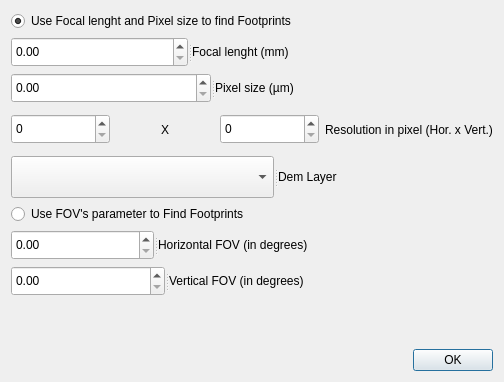
<?xml version="1.0" encoding="UTF-8"?>
<ui version="4.0">
 <class>CameraSpecDialog</class>
 <widget class="QDialog" name="CameraSpecDialog">
  <property name="geometry">
   <rect>
    <x>0</x>
    <y>0</y>
    <width>504</width>
    <height>382</height>
   </rect>
  </property>
  <property name="windowTitle">
   <string>Set camera specifics and DEM</string>
  </property>
  <layout class="QVBoxLayout" name="verticalLayout">
   <item>
    <widget class="QRadioButton" name="radioButton_2">
     <property name="text">
      <string>Use Focal lenght and Pixel size to find Footprints</string>
     </property>
     <property name="checked">
      <bool>true</bool>
     </property>
     <attribute name="buttonGroup">
      <string notr="true">buttonGroup</string>
     </attribute>
    </widget>
   </item>
   <item>
    <widget class="QSplitter" name="splitter_2">
     <property name="orientation">
      <enum>Qt::Horizontal</enum>
     </property>
     <widget class="QDoubleSpinBox" name="FocalLenghtBox">
      <property name="maximumSize">
       <size>
        <width>16777215</width>
        <height>30</height>
       </size>
      </property>
     </widget>
     <widget class="QLabel" name="label">
      <property name="text">
       <string>Focal lenght (mm)</string>
      </property>
     </widget>
    </widget>
   </item>
   <item>
    <widget class="QSplitter" name="splitter_3">
     <property name="orientation">
      <enum>Qt::Horizontal</enum>
     </property>
     <widget class="QDoubleSpinBox" name="PixelSizeBox">
      <property name="maximumSize">
       <size>
        <width>16777215</width>
        <height>30</height>
       </size>
      </property>
     </widget>
     <widget class="QLabel" name="label_2">
      <property name="text">
       <string>&lt;html&gt;&lt;head/&gt;&lt;body&gt;&lt;p&gt;Pixel size (µm)&lt;/p&gt;&lt;/body&gt;&lt;/html&gt;</string>
      </property>
     </widget>
    </widget>
   </item>
   <item>
    <layout class="QHBoxLayout" name="horizontalLayout">
     <item>
      <widget class="QSpinBox" name="PixelHor">
       <property name="maximumSize">
        <size>
         <width>16777215</width>
         <height>30</height>
        </size>
       </property>
       <property name="maximum">
        <number>10000</number>
       </property>
      </widget>
     </item>
     <item>
      <widget class="QLabel" name="label_4">
       <property name="text">
        <string>X</string>
       </property>
       <property name="textFormat">
        <enum>Qt::AutoText</enum>
       </property>
       <property name="alignment">
        <set>Qt::AlignCenter</set>
       </property>
      </widget>
     </item>
     <item>
      <widget class="QSpinBox" name="PixelVert">
       <property name="maximumSize">
        <size>
         <width>16777215</width>
         <height>30</height>
        </size>
       </property>
       <property name="maximum">
        <number>10000</number>
       </property>
      </widget>
     </item>
     <item>
      <widget class="QLabel" name="label_3">
       <property name="text">
        <string>Resolution in pixel (Hor. x Vert.)</string>
       </property>
      </widget>
     </item>
    </layout>
   </item>
   <item>
    <widget class="QSplitter" name="splitter">
     <property name="orientation">
      <enum>Qt::Horizontal</enum>
     </property>
     <widget class="QComboBox" name="DemComboBox">
      <property name="sizePolicy">
       <sizepolicy hsizetype="Preferred" vsizetype="Fixed">
        <horstretch>0</horstretch>
        <verstretch>0</verstretch>
       </sizepolicy>
      </property>
      <property name="maximumSize">
       <size>
        <width>16777215</width>
        <height>50</height>
       </size>
      </property>
     </widget>
     <widget class="QLabel" name="label_5">
      <property name="text">
       <string>Dem Layer</string>
      </property>
     </widget>
    </widget>
   </item>
   <item>
    <widget class="QRadioButton" name="radioButton">
     <property name="text">
      <string>Use FOV's parameter to Find Footprints</string>
     </property>
     <attribute name="buttonGroup">
      <string notr="true">buttonGroup</string>
     </attribute>
    </widget>
   </item>
   <item>
    <widget class="QSplitter" name="splitter_4">
     <property name="orientation">
      <enum>Qt::Horizontal</enum>
     </property>
     <widget class="QDoubleSpinBox" name="HFOVbox">
      <property name="enabled">
       <bool>true</bool>
      </property>
      <property name="maximumSize">
       <size>
        <width>16777215</width>
        <height>30</height>
       </size>
      </property>
      <property name="maximum">
       <double>360.000000000000000</double>
      </property>
     </widget>
     <widget class="QLabel" name="label_6">
      <property name="enabled">
       <bool>true</bool>
      </property>
      <property name="inputMethodHints">
       <set>Qt::ImhNone</set>
      </property>
      <property name="text">
       <string>Horizontal FOV (in degrees)</string>
      </property>
     </widget>
    </widget>
   </item>
   <item>
    <widget class="QSplitter" name="splitter_5">
     <property name="orientation">
      <enum>Qt::Horizontal</enum>
     </property>
     <widget class="QDoubleSpinBox" name="VFOVbox">
      <property name="maximumSize">
       <size>
        <width>16777215</width>
        <height>30</height>
       </size>
      </property>
      <property name="maximum">
       <double>360.000000000000000</double>
      </property>
     </widget>
     <widget class="QLabel" name="label_7">
      <property name="text">
       <string>Vertical FOV (in degrees)</string>
      </property>
     </widget>
    </widget>
   </item>
   <item>
    <widget class="QSplitter" name="splitter_6">
     <property name="orientation">
      <enum>Qt::Horizontal</enum>
     </property>
    </widget>
   </item>
   <item>
    <widget class="QDialogButtonBox" name="buttonBox">
     <property name="orientation">
      <enum>Qt::Horizontal</enum>
     </property>
     <property name="standardButtons">
      <set>QDialogButtonBox::Ok</set>
     </property>
    </widget>
   </item>
  </layout>
  <zorder>splitter_2</zorder>
  <zorder>splitter_3</zorder>
  <zorder>splitter</zorder>
  <zorder>radioButton</zorder>
  <zorder>splitter_5</zorder>
  <zorder>splitter_6</zorder>
  <zorder>buttonBox</zorder>
  <zorder>radioButton_2</zorder>
  <zorder>splitter_4</zorder>
 </widget>
 <resources/>
 <connections>
  <connection>
   <sender>buttonBox</sender>
   <signal>accepted()</signal>
   <receiver>CameraSpecDialog</receiver>
   <slot>accept()</slot>
   <hints>
    <hint type="sourcelabel">
     <x>275</x>
     <y>340</y>
    </hint>
    <hint type="destinationlabel">
     <x>267</x>
     <y>181</y>
    </hint>
   </hints>
  </connection>
  <connection>
   <sender>buttonBox</sender>
   <signal>rejected()</signal>
   <receiver>CameraSpecDialog</receiver>
   <slot>reject()</slot>
   <hints>
    <hint type="sourcelabel">
     <x>275</x>
     <y>340</y>
    </hint>
    <hint type="destinationlabel">
     <x>267</x>
     <y>181</y>
    </hint>
   </hints>
  </connection>
  <connection>
   <sender>FocalLenghtBox</sender>
   <signal>valueChanged(double)</signal>
   <receiver>FocalLenghtBox</receiver>
   <slot>setValue(double)</slot>
   <hints>
    <hint type="sourcelabel">
     <x>122</x>
     <y>62</y>
    </hint>
    <hint type="destinationlabel">
     <x>144</x>
     <y>63</y>
    </hint>
   </hints>
  </connection>
  <connection>
   <sender>PixelSizeBox</sender>
   <signal>valueChanged(double)</signal>
   <receiver>PixelSizeBox</receiver>
   <slot>setValue(double)</slot>
   <hints>
    <hint type="sourcelabel">
     <x>64</x>
     <y>96</y>
    </hint>
    <hint type="destinationlabel">
     <x>12</x>
     <y>95</y>
    </hint>
   </hints>
  </connection>
  <connection>
   <sender>PixelHor</sender>
   <signal>valueChanged(int)</signal>
   <receiver>PixelHor</receiver>
   <slot>setValue(int)</slot>
   <hints>
    <hint type="sourcelabel">
     <x>75</x>
     <y>118</y>
    </hint>
    <hint type="destinationlabel">
     <x>54</x>
     <y>118</y>
    </hint>
   </hints>
  </connection>
  <connection>
   <sender>PixelVert</sender>
   <signal>valueChanged(int)</signal>
   <receiver>PixelVert</receiver>
   <slot>setValue(int)</slot>
   <hints>
    <hint type="sourcelabel">
     <x>136</x>
     <y>144</y>
    </hint>
    <hint type="destinationlabel">
     <x>136</x>
     <y>144</y>
    </hint>
   </hints>
  </connection>
  <connection>
   <sender>DemComboBox</sender>
   <signal>currentIndexChanged(int)</signal>
   <receiver>DemComboBox</receiver>
   <slot>setCurrentIndex(int)</slot>
   <hints>
    <hint type="sourcelabel">
     <x>115</x>
     <y>155</y>
    </hint>
    <hint type="destinationlabel">
     <x>32</x>
     <y>155</y>
    </hint>
   </hints>
  </connection>
  <connection>
   <sender>radioButton_2</sender>
   <signal>clicked()</signal>
   <receiver>FocalLenghtBox</receiver>
   <slot>show()</slot>
   <hints>
    <hint type="sourcelabel">
     <x>208</x>
     <y>24</y>
    </hint>
    <hint type="destinationlabel">
     <x>146</x>
     <y>50</y>
    </hint>
   </hints>
  </connection>
  <connection>
   <sender>radioButton_2</sender>
   <signal>clicked()</signal>
   <receiver>PixelSizeBox</receiver>
   <slot>show()</slot>
   <hints>
    <hint type="sourcelabel">
     <x>237</x>
     <y>21</y>
    </hint>
    <hint type="destinationlabel">
     <x>165</x>
     <y>89</y>
    </hint>
   </hints>
  </connection>
  <connection>
   <sender>radioButton_2</sender>
   <signal>clicked()</signal>
   <receiver>HFOVbox</receiver>
   <slot>hide()</slot>
   <hints>
    <hint type="sourcelabel">
     <x>300</x>
     <y>24</y>
    </hint>
    <hint type="destinationlabel">
     <x>123</x>
     <y>232</y>
    </hint>
   </hints>
  </connection>
  <connection>
   <sender>radioButton_2</sender>
   <signal>clicked()</signal>
   <receiver>VFOVbox</receiver>
   <slot>hide()</slot>
   <hints>
    <hint type="sourcelabel">
     <x>355</x>
     <y>30</y>
    </hint>
    <hint type="destinationlabel">
     <x>130</x>
     <y>268</y>
    </hint>
   </hints>
  </connection>
  <connection>
   <sender>radioButton</sender>
   <signal>clicked()</signal>
   <receiver>CameraSpecDialog</receiver>
   <slot>show()</slot>
   <hints>
    <hint type="sourcelabel">
     <x>190</x>
     <y>196</y>
    </hint>
    <hint type="destinationlabel">
     <x>175</x>
     <y>381</y>
    </hint>
   </hints>
  </connection>
  <connection>
   <sender>radioButton</sender>
   <signal>clicked()</signal>
   <receiver>CameraSpecDialog</receiver>
   <slot>show()</slot>
   <hints>
    <hint type="sourcelabel">
     <x>146</x>
     <y>196</y>
    </hint>
    <hint type="destinationlabel">
     <x>149</x>
     <y>381</y>
    </hint>
   </hints>
  </connection>
  <connection>
   <sender>radioButton</sender>
   <signal>clicked()</signal>
   <receiver>VFOVbox</receiver>
   <slot>show()</slot>
   <hints>
    <hint type="sourcelabel">
     <x>170</x>
     <y>196</y>
    </hint>
    <hint type="destinationlabel">
     <x>130</x>
     <y>268</y>
    </hint>
   </hints>
  </connection>
  <connection>
   <sender>radioButton</sender>
   <signal>clicked()</signal>
   <receiver>PixelSizeBox</receiver>
   <slot>hide()</slot>
   <hints>
    <hint type="sourcelabel">
     <x>464</x>
     <y>196</y>
    </hint>
    <hint type="destinationlabel">
     <x>165</x>
     <y>97</y>
    </hint>
   </hints>
  </connection>
  <connection>
   <sender>radioButton</sender>
   <signal>clicked()</signal>
   <receiver>FocalLenghtBox</receiver>
   <slot>hide()</slot>
   <hints>
    <hint type="sourcelabel">
     <x>464</x>
     <y>196</y>
    </hint>
    <hint type="destinationlabel">
     <x>146</x>
     <y>56</y>
    </hint>
   </hints>
  </connection>
  <connection>
   <sender>radioButton</sender>
   <signal>clicked()</signal>
   <receiver>label_6</receiver>
   <slot>show()</slot>
   <hints>
    <hint type="sourcelabel">
     <x>396</x>
     <y>196</y>
    </hint>
    <hint type="destinationlabel">
     <x>436</x>
     <y>232</y>
    </hint>
   </hints>
  </connection>
  <connection>
   <sender>radioButton</sender>
   <signal>clicked()</signal>
   <receiver>label_7</receiver>
   <slot>show()</slot>
   <hints>
    <hint type="sourcelabel">
     <x>352</x>
     <y>196</y>
    </hint>
    <hint type="destinationlabel">
     <x>434</x>
     <y>268</y>
    </hint>
   </hints>
  </connection>
  <connection>
   <sender>radioButton</sender>
   <signal>clicked()</signal>
   <receiver>label_2</receiver>
   <slot>hide()</slot>
   <hints>
    <hint type="sourcelabel">
     <x>464</x>
     <y>196</y>
    </hint>
    <hint type="destinationlabel">
     <x>410</x>
     <y>100</y>
    </hint>
   </hints>
  </connection>
  <connection>
   <sender>radioButton</sender>
   <signal>clicked()</signal>
   <receiver>label</receiver>
   <slot>hide()</slot>
   <hints>
    <hint type="sourcelabel">
     <x>464</x>
     <y>196</y>
    </hint>
    <hint type="destinationlabel">
     <x>383</x>
     <y>64</y>
    </hint>
   </hints>
  </connection>
  <connection>
   <sender>radioButton_2</sender>
   <signal>clicked()</signal>
   <receiver>label</receiver>
   <slot>show()</slot>
   <hints>
    <hint type="sourcelabel">
     <x>464</x>
     <y>25</y>
    </hint>
    <hint type="destinationlabel">
     <x>439</x>
     <y>48</y>
    </hint>
   </hints>
  </connection>
  <connection>
   <sender>radioButton_2</sender>
   <signal>clicked()</signal>
   <receiver>label_2</receiver>
   <slot>hide()</slot>
   <hints>
    <hint type="sourcelabel">
     <x>464</x>
     <y>23</y>
    </hint>
    <hint type="destinationlabel">
     <x>410</x>
     <y>88</y>
    </hint>
   </hints>
  </connection>
  <connection>
   <sender>radioButton_2</sender>
   <signal>clicked()</signal>
   <receiver>label_6</receiver>
   <slot>hide()</slot>
   <hints>
    <hint type="sourcelabel">
     <x>464</x>
     <y>20</y>
    </hint>
    <hint type="destinationlabel">
     <x>436</x>
     <y>232</y>
    </hint>
   </hints>
  </connection>
  <connection>
   <sender>radioButton_2</sender>
   <signal>clicked()</signal>
   <receiver>label_7</receiver>
   <slot>hide()</slot>
   <hints>
    <hint type="sourcelabel">
     <x>464</x>
     <y>28</y>
    </hint>
    <hint type="destinationlabel">
     <x>434</x>
     <y>268</y>
    </hint>
   </hints>
  </connection>
  <connection>
   <sender>radioButton_2</sender>
   <signal>clicked()</signal>
   <receiver>label_2</receiver>
   <slot>show()</slot>
   <hints>
    <hint type="sourcelabel">
     <x>464</x>
     <y>21</y>
    </hint>
    <hint type="destinationlabel">
     <x>464</x>
     <y>110</y>
    </hint>
   </hints>
  </connection>
  <connection>
   <sender>radioButton</sender>
   <signal>clicked()</signal>
   <receiver>HFOVbox</receiver>
   <slot>show()</slot>
   <hints>
    <hint type="sourcelabel">
     <x>248</x>
     <y>196</y>
    </hint>
    <hint type="destinationlabel">
     <x>123</x>
     <y>232</y>
    </hint>
   </hints>
  </connection>
 </connections>
 <buttongroups>
  <buttongroup name="buttonGroup"/>
 </buttongroups>
</ui>
